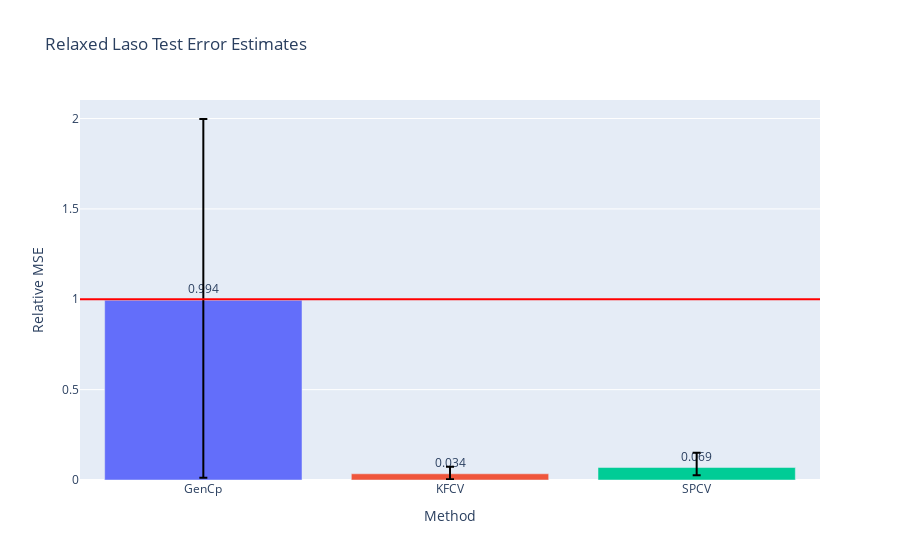

The notebook cell this image was saved under:
### Code cell
fig = go.Figure()
fig.add_trace(go.Bar(
    name='Control',
    x=['GenCp', 'KFCV', 'SPCV'], y=(df/risk).mean(),
    marker_color=px.colors.qualitative.Plotly,
    text=np.around((df/risk).mean(),3),
    textposition='outside',
    error_y=dict(
        type='data',
        color='black',
        symmetric=False,
        array=(df/risk).quantile(.75),
        arrayminus=(df/risk).quantile(.25))
))
# fig.add_trace(go.Bar(
#     name='Experimental',
#     x=['GenCp', 'KFCV', 'SPCV'], y=(df/risk).mean(),
#     error_y=dict(type='data', array=[1, 2])
# ))
# fig.update_layout(barmode='group')
fig.add_hline(y=1., line_color='red')
fig.update_layout(
    title="Relaxed Laso Test Error Estimates",
    xaxis_title="Method",
    yaxis_title="Relative MSE",
#     legend_title="Legend Title",
#     font=dict(
#         family="Courier New, monospace",
#         size=18,
#         color="RebeccaPurple"
#     )
)
# ticktext= []
# for i in np.arange()
# fig.update_layout(
#     yaxis = dict(
#         tickmode = 'linear',
#         tick0 = 0.,
#         dtick = 1.,
# #         ticktext = ticktext,
#     )
# )
fig.show()

### Figure 1 — Plotly figure (JSON) as saved in the notebook; plotly's stock layout.template omitted (floating-point values rounded to 4 significant figures)
{"data": [{"error_y": {"array": [1.003, 0.03869, 0.08179], "arrayminus": [0.9822, 0.02971, 0.04217], "color": "black", "symmetric": false, "type": "data"}, "marker": {"color": ["#636EFA", "#EF553B", "#00CC96", "#AB63FA", "#FFA15A", "#19D3F3", "#FF6692", "#B6E880", "#FF97FF", "#FECB52"]}, "name": "Control", "text": [0.994, 0.034, 0.069], "textposition": "outside", "type": "bar", "x": ["GenCp", "KFCV", "SPCV"], "y": [0.9944, 0.0343, 0.06898]}], "layout": {"shapes": [{"line": {"color": "red"}, "type": "line", "x0": 0, "x1": 1, "xref": "x domain", "y0": 1, "y1": 1, "yref": "y"}], "title": {"text": "Relaxed Laso Test Error Estimates"}, "xaxis": {"title": {"text": "Method"}}, "yaxis": {"title": {"text": "Relative MSE"}}}}
